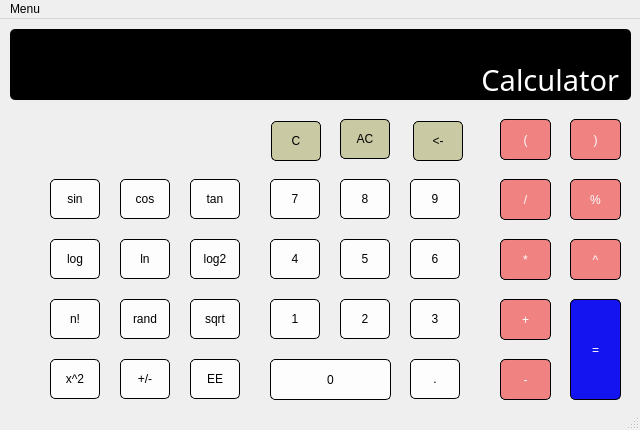
<?xml version="1.0" encoding="UTF-8"?>
<ui version="4.0">
 <class>MainWindow</class>
 <widget class="QMainWindow" name="MainWindow">
  <property name="geometry">
   <rect>
    <x>0</x>
    <y>0</y>
    <width>640</width>
    <height>430</height>
   </rect>
  </property>
  <property name="sizePolicy">
   <sizepolicy hsizetype="Fixed" vsizetype="Fixed">
    <horstretch>0</horstretch>
    <verstretch>0</verstretch>
   </sizepolicy>
  </property>
  <property name="maximumSize">
   <size>
    <width>640</width>
    <height>430</height>
   </size>
  </property>
  <property name="windowTitle">
   <string>Calculator</string>
  </property>
  <property name="windowIcon">
   <iconset resource="res/Resources.qrc">
    <normaloff>:/Calculator.ico</normaloff>:/Calculator.ico</iconset>
  </property>
  <property name="toolButtonStyle">
   <enum>Qt::ToolButtonIconOnly</enum>
  </property>
  <widget class="QWidget" name="centralwidget">
   <widget class="QFrame" name="Display">
    <property name="geometry">
     <rect>
      <x>10</x>
      <y>10</y>
      <width>621</width>
      <height>71</height>
     </rect>
    </property>
    <property name="styleSheet">
     <string notr="true">background-color: rgba(0, 0, 0, 1);
color: white;
border-radius: 5px;</string>
    </property>
    <property name="frameShape">
     <enum>QFrame::StyledPanel</enum>
    </property>
    <property name="frameShadow">
     <enum>QFrame::Raised</enum>
    </property>
    <widget class="QLabel" name="number">
     <property name="geometry">
      <rect>
       <x>0</x>
       <y>30</y>
       <width>621</width>
       <height>41</height>
      </rect>
     </property>
     <property name="font">
      <font>
       <family>OCR A Extended</family>
       <pointsize>22</pointsize>
       <weight>50</weight>
       <bold>false</bold>
      </font>
     </property>
     <property name="styleSheet">
      <string notr="true">border: none;
padding: 5px;
background-color: transparent;</string>
     </property>
     <property name="text">
      <string>Calculator</string>
     </property>
     <property name="alignment">
      <set>Qt::AlignRight|Qt::AlignTrailing|Qt::AlignVCenter</set>
     </property>
    </widget>
    <widget class="QLabel" name="equation">
     <property name="geometry">
      <rect>
       <x>10</x>
       <y>-1</y>
       <width>601</width>
       <height>31</height>
      </rect>
     </property>
     <property name="font">
      <font>
       <family>Courier</family>
       <pointsize>10</pointsize>
      </font>
     </property>
     <property name="styleSheet">
      <string notr="true">border: none;
background-color: transparent;</string>
     </property>
     <property name="text">
      <string/>
     </property>
    </widget>
   </widget>
   <widget class="QPushButton" name="D7">
    <property name="geometry">
     <rect>
      <x>270</x>
      <y>160</y>
      <width>50</width>
      <height>40</height>
     </rect>
    </property>
    <property name="styleSheet">
     <string notr="true">border: 1px solid black;
background-color: rgba(255, 255, 255, 0.85);
border-radius: 5px;</string>
    </property>
    <property name="text">
     <string>7</string>
    </property>
    <attribute name="buttonGroup">
     <string notr="true">digits</string>
    </attribute>
   </widget>
   <widget class="QPushButton" name="D8">
    <property name="geometry">
     <rect>
      <x>340</x>
      <y>160</y>
      <width>50</width>
      <height>40</height>
     </rect>
    </property>
    <property name="styleSheet">
     <string notr="true">border: 1px solid black;
background-color: rgba(255, 255, 255, 0.85);
border-radius: 5px;</string>
    </property>
    <property name="text">
     <string>8</string>
    </property>
    <attribute name="buttonGroup">
     <string notr="true">digits</string>
    </attribute>
   </widget>
   <widget class="QPushButton" name="D9">
    <property name="geometry">
     <rect>
      <x>410</x>
      <y>160</y>
      <width>50</width>
      <height>40</height>
     </rect>
    </property>
    <property name="styleSheet">
     <string notr="true">border: 1px solid black;
background-color: rgba(255, 255, 255, 0.85);
border-radius: 5px;</string>
    </property>
    <property name="text">
     <string>9</string>
    </property>
    <attribute name="buttonGroup">
     <string notr="true">digits</string>
    </attribute>
   </widget>
   <widget class="QPushButton" name="D6">
    <property name="geometry">
     <rect>
      <x>410</x>
      <y>220</y>
      <width>50</width>
      <height>40</height>
     </rect>
    </property>
    <property name="styleSheet">
     <string notr="true">border: 1px solid black;
background-color: rgba(255, 255, 255, 0.85);
border-radius: 5px;</string>
    </property>
    <property name="text">
     <string>6</string>
    </property>
    <attribute name="buttonGroup">
     <string notr="true">digits</string>
    </attribute>
   </widget>
   <widget class="QPushButton" name="D5">
    <property name="geometry">
     <rect>
      <x>340</x>
      <y>220</y>
      <width>50</width>
      <height>40</height>
     </rect>
    </property>
    <property name="styleSheet">
     <string notr="true">border: 1px solid black;
background-color: rgba(255, 255, 255, 0.85);
border-radius: 5px;</string>
    </property>
    <property name="text">
     <string>5</string>
    </property>
    <attribute name="buttonGroup">
     <string notr="true">digits</string>
    </attribute>
   </widget>
   <widget class="QPushButton" name="D4">
    <property name="geometry">
     <rect>
      <x>270</x>
      <y>220</y>
      <width>50</width>
      <height>40</height>
     </rect>
    </property>
    <property name="styleSheet">
     <string notr="true">border: 1px solid black;
background-color: rgba(255, 255, 255, 0.85);
border-radius: 5px;</string>
    </property>
    <property name="text">
     <string>4</string>
    </property>
    <attribute name="buttonGroup">
     <string notr="true">digits</string>
    </attribute>
   </widget>
   <widget class="QPushButton" name="D1">
    <property name="geometry">
     <rect>
      <x>270</x>
      <y>280</y>
      <width>50</width>
      <height>40</height>
     </rect>
    </property>
    <property name="styleSheet">
     <string notr="true">border: 1px solid black;
background-color: rgba(255, 255, 255, 0.85);
border-radius: 5px;</string>
    </property>
    <property name="text">
     <string>1</string>
    </property>
    <attribute name="buttonGroup">
     <string notr="true">digits</string>
    </attribute>
   </widget>
   <widget class="QPushButton" name="D2">
    <property name="geometry">
     <rect>
      <x>340</x>
      <y>280</y>
      <width>50</width>
      <height>40</height>
     </rect>
    </property>
    <property name="styleSheet">
     <string notr="true">border: 1px solid black;
background-color: rgba(255, 255, 255, 0.85);
border-radius: 5px;</string>
    </property>
    <property name="text">
     <string>2</string>
    </property>
    <attribute name="buttonGroup">
     <string notr="true">digits</string>
    </attribute>
   </widget>
   <widget class="QPushButton" name="D3">
    <property name="geometry">
     <rect>
      <x>410</x>
      <y>280</y>
      <width>50</width>
      <height>40</height>
     </rect>
    </property>
    <property name="styleSheet">
     <string notr="true">border: 1px solid black;
background-color: rgba(255, 255, 255, 0.85);
border-radius: 5px;</string>
    </property>
    <property name="text">
     <string>3</string>
    </property>
    <attribute name="buttonGroup">
     <string notr="true">digits</string>
    </attribute>
   </widget>
   <widget class="QPushButton" name="period">
    <property name="geometry">
     <rect>
      <x>410</x>
      <y>340</y>
      <width>50</width>
      <height>40</height>
     </rect>
    </property>
    <property name="styleSheet">
     <string notr="true">border: 1px solid black;
background-color: rgba(255, 255, 255, 0.85);
border-radius: 5px;</string>
    </property>
    <property name="text">
     <string>.</string>
    </property>
    <attribute name="buttonGroup">
     <string notr="true">digits</string>
    </attribute>
   </widget>
   <widget class="QPushButton" name="D0">
    <property name="geometry">
     <rect>
      <x>270</x>
      <y>340</y>
      <width>121</width>
      <height>41</height>
     </rect>
    </property>
    <property name="styleSheet">
     <string notr="true">border: 1px solid black;
background-color: rgba(255, 255, 255, 0.85);
border-radius: 5px;</string>
    </property>
    <property name="text">
     <string>0</string>
    </property>
    <attribute name="buttonGroup">
     <string notr="true">digits</string>
    </attribute>
   </widget>
   <widget class="QPushButton" name="subtraction">
    <property name="geometry">
     <rect>
      <x>500</x>
      <y>340</y>
      <width>51</width>
      <height>41</height>
     </rect>
    </property>
    <property name="styleSheet">
     <string notr="true">border: 1px solid black;
background-color: rgba(240, 20, 20, 0.5);
color: white;
border-radius: 5px;</string>
    </property>
    <property name="text">
     <string>-</string>
    </property>
    <attribute name="buttonGroup">
     <string notr="true">operations</string>
    </attribute>
   </widget>
   <widget class="QPushButton" name="exponent">
    <property name="geometry">
     <rect>
      <x>570</x>
      <y>220</y>
      <width>51</width>
      <height>41</height>
     </rect>
    </property>
    <property name="styleSheet">
     <string notr="true">border: 1px solid black;
background-color: rgba(240, 20, 20, 0.5);
color: white;
border-radius: 5px;</string>
    </property>
    <property name="text">
     <string>^</string>
    </property>
    <attribute name="buttonGroup">
     <string notr="true">operations</string>
    </attribute>
   </widget>
   <widget class="QPushButton" name="backspace">
    <property name="geometry">
     <rect>
      <x>413</x>
      <y>102</y>
      <width>50</width>
      <height>40</height>
     </rect>
    </property>
    <property name="styleSheet">
     <string notr="true">border: 1px solid black;
background-color: rgba(128, 128, 20, 0.35);
border-radius: 5px;</string>
    </property>
    <property name="text">
     <string>&lt;-</string>
    </property>
    <attribute name="buttonGroup">
     <string notr="true">commands</string>
    </attribute>
   </widget>
   <widget class="QPushButton" name="lparen">
    <property name="geometry">
     <rect>
      <x>500</x>
      <y>100</y>
      <width>51</width>
      <height>41</height>
     </rect>
    </property>
    <property name="styleSheet">
     <string notr="true">border: 1px solid black;
background-color: rgba(240, 20, 20, 0.5);
color: white;
border-radius: 5px;</string>
    </property>
    <property name="text">
     <string>(</string>
    </property>
   </widget>
   <widget class="QPushButton" name="rparen">
    <property name="geometry">
     <rect>
      <x>570</x>
      <y>100</y>
      <width>51</width>
      <height>41</height>
     </rect>
    </property>
    <property name="styleSheet">
     <string notr="true">border: 1px solid black;
background-color: rgba(240, 20, 20, 0.5);
color: white;
border-radius: 5px;</string>
    </property>
    <property name="text">
     <string>)</string>
    </property>
   </widget>
   <widget class="QPushButton" name="addition">
    <property name="geometry">
     <rect>
      <x>500</x>
      <y>280</y>
      <width>51</width>
      <height>41</height>
     </rect>
    </property>
    <property name="styleSheet">
     <string notr="true">border: 1px solid black;
background-color: rgba(240, 20, 20, 0.5);
color: white;
border-radius: 5px;</string>
    </property>
    <property name="text">
     <string>+</string>
    </property>
    <attribute name="buttonGroup">
     <string notr="true">operations</string>
    </attribute>
   </widget>
   <widget class="QPushButton" name="modulus">
    <property name="geometry">
     <rect>
      <x>570</x>
      <y>160</y>
      <width>51</width>
      <height>41</height>
     </rect>
    </property>
    <property name="styleSheet">
     <string notr="true">border: 1px solid black;
background-color: rgba(240, 20, 20, 0.5);
color: white;
border-radius: 5px;</string>
    </property>
    <property name="text">
     <string>%</string>
    </property>
    <attribute name="buttonGroup">
     <string notr="true">operations</string>
    </attribute>
   </widget>
   <widget class="QPushButton" name="reset">
    <property name="geometry">
     <rect>
      <x>271</x>
      <y>102</y>
      <width>50</width>
      <height>40</height>
     </rect>
    </property>
    <property name="styleSheet">
     <string notr="true">border: 1px solid black;
background-color: rgba(128, 128, 20, 0.35);
border-radius: 5px;</string>
    </property>
    <property name="text">
     <string>C</string>
    </property>
    <attribute name="buttonGroup">
     <string notr="true">commands</string>
    </attribute>
   </widget>
   <widget class="QPushButton" name="evaluation">
    <property name="geometry">
     <rect>
      <x>570</x>
      <y>280</y>
      <width>51</width>
      <height>101</height>
     </rect>
    </property>
    <property name="styleSheet">
     <string notr="true">border: 1px solid black;
background-color: rgba(20, 20, 240, 1);
color: white;
border-radius: 5px;</string>
    </property>
    <property name="text">
     <string>=</string>
    </property>
    <property name="default">
     <bool>false</bool>
    </property>
   </widget>
   <widget class="QPushButton" name="multiplication">
    <property name="geometry">
     <rect>
      <x>500</x>
      <y>220</y>
      <width>51</width>
      <height>41</height>
     </rect>
    </property>
    <property name="styleSheet">
     <string notr="true">border: 1px solid black;
background-color: rgba(240, 20, 20, 0.5);
color: white;
border-radius: 5px;</string>
    </property>
    <property name="text">
     <string>*</string>
    </property>
    <attribute name="buttonGroup">
     <string notr="true">operations</string>
    </attribute>
   </widget>
   <widget class="QPushButton" name="division">
    <property name="geometry">
     <rect>
      <x>500</x>
      <y>160</y>
      <width>51</width>
      <height>41</height>
     </rect>
    </property>
    <property name="styleSheet">
     <string notr="true">border: 1px solid black;
background-color: rgba(240, 20, 20, 0.5);
color: white;
border-radius: 5px;</string>
    </property>
    <property name="text">
     <string>/</string>
    </property>
    <attribute name="buttonGroup">
     <string notr="true">operations</string>
    </attribute>
   </widget>
   <widget class="QPushButton" name="clear">
    <property name="geometry">
     <rect>
      <x>340</x>
      <y>100</y>
      <width>50</width>
      <height>40</height>
     </rect>
    </property>
    <property name="styleSheet">
     <string notr="true">border: 1px solid black;
background-color: rgba(128, 128, 20, 0.35);
border-radius: 5px;</string>
    </property>
    <property name="text">
     <string>AC</string>
    </property>
    <attribute name="buttonGroup">
     <string notr="true">commands</string>
    </attribute>
   </widget>
   <widget class="QPushButton" name="logten">
    <property name="geometry">
     <rect>
      <x>50</x>
      <y>220</y>
      <width>50</width>
      <height>40</height>
     </rect>
    </property>
    <property name="styleSheet">
     <string notr="true">border: 1px solid black;
background-color: rgba(255, 255, 255, 0.85);
border-radius: 5px;</string>
    </property>
    <property name="text">
     <string>log</string>
    </property>
    <attribute name="buttonGroup">
     <string notr="true">functions</string>
    </attribute>
   </widget>
   <widget class="QPushButton" name="sqrt">
    <property name="geometry">
     <rect>
      <x>190</x>
      <y>280</y>
      <width>50</width>
      <height>40</height>
     </rect>
    </property>
    <property name="styleSheet">
     <string notr="true">border: 1px solid black;
background-color: rgba(255, 255, 255, 0.85);
border-radius: 5px;</string>
    </property>
    <property name="text">
     <string>sqrt</string>
    </property>
    <attribute name="buttonGroup">
     <string notr="true">functions</string>
    </attribute>
   </widget>
   <widget class="QPushButton" name="tan">
    <property name="geometry">
     <rect>
      <x>190</x>
      <y>160</y>
      <width>50</width>
      <height>40</height>
     </rect>
    </property>
    <property name="styleSheet">
     <string notr="true">border: 1px solid black;
background-color: rgba(255, 255, 255, 0.85);
border-radius: 5px;</string>
    </property>
    <property name="text">
     <string>tan</string>
    </property>
    <attribute name="buttonGroup">
     <string notr="true">functions</string>
    </attribute>
   </widget>
   <widget class="QPushButton" name="loge">
    <property name="geometry">
     <rect>
      <x>120</x>
      <y>220</y>
      <width>50</width>
      <height>40</height>
     </rect>
    </property>
    <property name="styleSheet">
     <string notr="true">border: 1px solid black;
background-color: rgba(255, 255, 255, 0.85);
border-radius: 5px;</string>
    </property>
    <property name="text">
     <string>ln</string>
    </property>
    <attribute name="buttonGroup">
     <string notr="true">functions</string>
    </attribute>
   </widget>
   <widget class="QPushButton" name="rand">
    <property name="geometry">
     <rect>
      <x>120</x>
      <y>280</y>
      <width>50</width>
      <height>40</height>
     </rect>
    </property>
    <property name="styleSheet">
     <string notr="true">border: 1px solid black;
background-color: rgba(255, 255, 255, 0.85);
border-radius: 5px;</string>
    </property>
    <property name="text">
     <string>rand</string>
    </property>
   </widget>
   <widget class="QPushButton" name="sin">
    <property name="geometry">
     <rect>
      <x>50</x>
      <y>160</y>
      <width>50</width>
      <height>40</height>
     </rect>
    </property>
    <property name="styleSheet">
     <string notr="true">border: 1px solid black;
background-color: rgba(255, 255, 255, 0.85);
border-radius: 5px;</string>
    </property>
    <property name="text">
     <string>sin</string>
    </property>
    <attribute name="buttonGroup">
     <string notr="true">functions</string>
    </attribute>
   </widget>
   <widget class="QPushButton" name="fact">
    <property name="geometry">
     <rect>
      <x>50</x>
      <y>280</y>
      <width>50</width>
      <height>40</height>
     </rect>
    </property>
    <property name="styleSheet">
     <string notr="true">border: 1px solid black;
background-color: rgba(255, 255, 255, 0.85);
border-radius: 5px;</string>
    </property>
    <property name="text">
     <string>n!</string>
    </property>
    <attribute name="buttonGroup">
     <string notr="true">functions</string>
    </attribute>
   </widget>
   <widget class="QPushButton" name="cos">
    <property name="geometry">
     <rect>
      <x>120</x>
      <y>160</y>
      <width>50</width>
      <height>40</height>
     </rect>
    </property>
    <property name="styleSheet">
     <string notr="true">border: 1px solid black;
background-color: rgba(255, 255, 255, 0.85);
border-radius: 5px;</string>
    </property>
    <property name="text">
     <string>cos</string>
    </property>
    <attribute name="buttonGroup">
     <string notr="true">functions</string>
    </attribute>
   </widget>
   <widget class="QPushButton" name="logtwo">
    <property name="geometry">
     <rect>
      <x>190</x>
      <y>220</y>
      <width>50</width>
      <height>40</height>
     </rect>
    </property>
    <property name="styleSheet">
     <string notr="true">border: 1px solid black;
background-color: rgba(255, 255, 255, 0.85);
border-radius: 5px;</string>
    </property>
    <property name="text">
     <string>log2</string>
    </property>
    <attribute name="buttonGroup">
     <string notr="true">functions</string>
    </attribute>
   </widget>
   <widget class="QPushButton" name="sign">
    <property name="geometry">
     <rect>
      <x>120</x>
      <y>340</y>
      <width>50</width>
      <height>40</height>
     </rect>
    </property>
    <property name="styleSheet">
     <string notr="true">border: 1px solid black;
background-color: rgba(255, 255, 255, 0.85);
border-radius: 5px;</string>
    </property>
    <property name="text">
     <string>+/-</string>
    </property>
    <attribute name="buttonGroup">
     <string notr="true">functions</string>
    </attribute>
   </widget>
   <widget class="QPushButton" name="baseten">
    <property name="geometry">
     <rect>
      <x>190</x>
      <y>340</y>
      <width>50</width>
      <height>40</height>
     </rect>
    </property>
    <property name="styleSheet">
     <string notr="true">border: 1px solid black;
background-color: rgba(255, 255, 255, 0.85);
border-radius: 5px;</string>
    </property>
    <property name="text">
     <string>EE</string>
    </property>
    <attribute name="buttonGroup">
     <string notr="true">functions</string>
    </attribute>
   </widget>
   <widget class="QPushButton" name="powtwo">
    <property name="geometry">
     <rect>
      <x>50</x>
      <y>340</y>
      <width>50</width>
      <height>40</height>
     </rect>
    </property>
    <property name="styleSheet">
     <string notr="true">border: 1px solid black;
background-color: rgba(255, 255, 255, 0.85);
border-radius: 5px;</string>
    </property>
    <property name="text">
     <string>x^2</string>
    </property>
    <attribute name="buttonGroup">
     <string notr="true">functions</string>
    </attribute>
   </widget>
  </widget>
  <widget class="QStatusBar" name="statusbar"/>
  <widget class="QMenuBar" name="menuBar">
   <property name="geometry">
    <rect>
     <x>0</x>
     <y>0</y>
     <width>640</width>
     <height>21</height>
    </rect>
   </property>
   <widget class="QMenu" name="MainMenu">
    <property name="title">
     <string>Menu</string>
    </property>
    <addaction name="DevPrompt"/>
    <addaction name="ShowOuput"/>
   </widget>
   <addaction name="MainMenu"/>
  </widget>
  <action name="DevPrompt">
   <property name="text">
    <string>Developer Input</string>
   </property>
   <property name="toolTip">
    <string>Input Custom Expression</string>
   </property>
   <property name="shortcut">
    <string>Ctrl+D</string>
   </property>
   <property name="menuRole">
    <enum>QAction::ApplicationSpecificRole</enum>
   </property>
  </action>
  <action name="ShowOuput">
   <property name="text">
    <string>Evaluation Output</string>
   </property>
   <property name="shortcut">
    <string>Ctrl+O</string>
   </property>
  </action>
 </widget>
 <resources>
  <include location="res/Resources.qrc"/>
 </resources>
 <connections/>
 <buttongroups>
  <buttongroup name="operations"/>
  <buttongroup name="digits">
   <property name="exclusive">
    <bool>false</bool>
   </property>
  </buttongroup>
  <buttongroup name="functions"/>
  <buttongroup name="commands"/>
 </buttongroups>
</ui>
